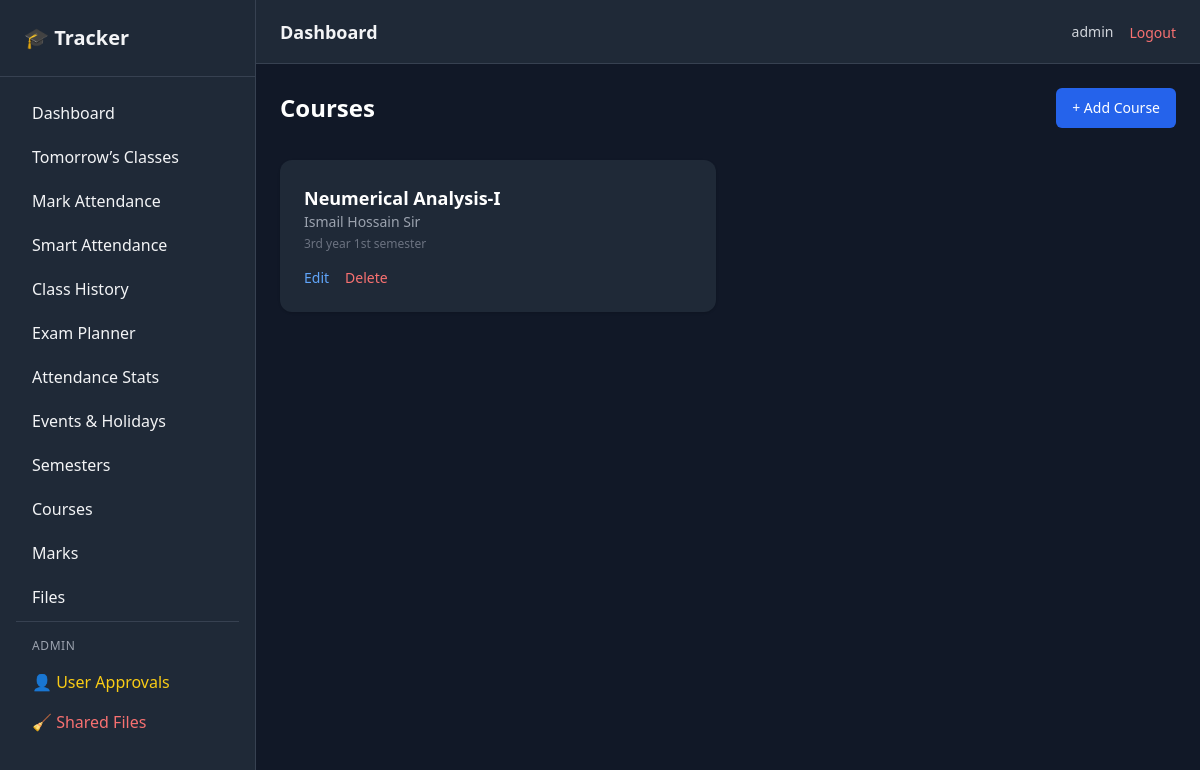
The page /courses/ (signed in) on the database as committed earlier.
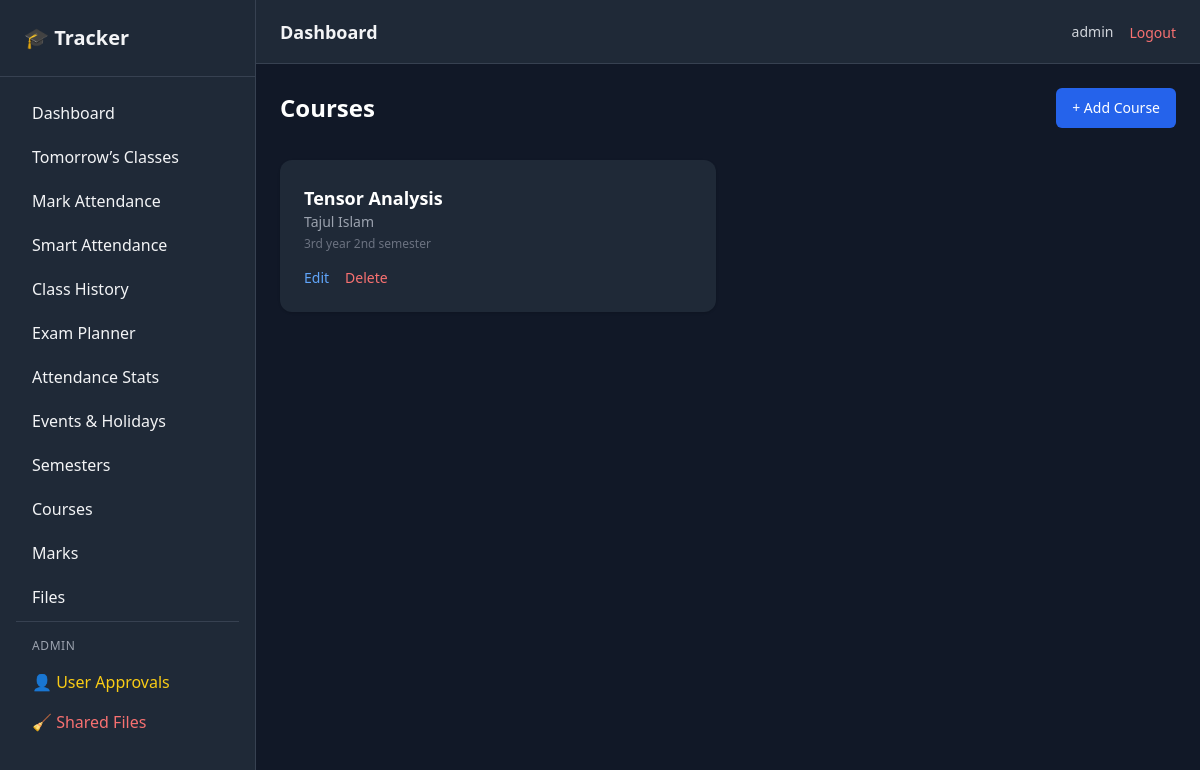
The same page on the database as committed later.
### core/models.py (models this page shows, shortened)
class Course(models.Model):
    user = models.ForeignKey(
        settings.AUTH_USER_MODEL,
        on_delete = models.CASCADE,
        related_name = 'courses'
    )
    semester = models.ForeignKey(
        Semester,
        on_delete = models.CASCADE,
        related_name = 'courses'
    )
    name = models.CharField(max_length=150)
    course_code = models.CharField(max_length=50)
    teacher_name = models.CharField(max_length=150)
    total_class_planned = models.PositiveIntegerField(default=20)
    created_at = models.DateTimeField(auto_now_add=True)
    class Meta:
        ordering = ['course_code']

class Semester(models.Model):
    user = models.ForeignKey(
        settings.AUTH_USER_MODEL,
        on_delete  = models.CASCADE,
        related_name = 'semesters'
    )
    name = models.CharField(max_length=100)
    start_date = models.DateField()
    end_date = models.DateField(null=True, blank=True)
    is_active  = models.BooleanField(default=False)
    class Meta:
        ordering = ['-start_date']

### core/views.py (the view)
# urls.py: path('courses/', views.course_list, name='course_list'),
@login_required
def course_list(request):
    active_semester = get_active_semester(request.user)
    if not active_semester:
        messages.warning(
            request,
            "Please create and activate a semester first."
        )
        return redirect("semester_list")
    courses = get_active_courses(request.user)
    return render(request, 'course/list.html', {'courses': courses})

### core/utils.py (called while the page is built)
def get_active_semester(user):
    return (
        Semester.objects
        .filter(
            user=user,
            is_active=True
        )
        .order_by("-start_date")
        .first()
    )

def get_active_courses(user):
    active_semester = get_active_semester(user)
    if not active_semester:
        return Course.objects.none()
    return (
        Course.objects
        .filter(
            user=user,
            semester=active_semester
        )
        .order_by("course_code")
    )

### templates/course/list.html
{% extends 'base/base.html' %}
{% block content %}
<div class="flex justify-between items-center mb-8">
    <h2 class="text-2xl font-semibold text-white">
        Courses
    </h2>
    <a href="{% url 'course_create' %}"
       class="bg-blue-600 text-white px-4 py-2.5 rounded-md text-sm font-medium
              hover:bg-blue-500 transition">
        + Add Course
    </a>
</div>
<div class="grid gap-6 sm:grid-cols-1 md:grid-cols-2">
    {% for c in courses %}
        <div class="bg-gray-800 p-6 rounded-xl shadow
                    hover:bg-gray-700 transition">
            <div class="mb-4">
                <h3 class="text-lg font-semibold text-white">
                    {{ c.name }}
                </h3>
                <p class="text-sm text-gray-400">
                    {{ c.teacher_name }}
                </p>
                <p class="text-xs text-gray-500 mt-1">
                    {{ c.semester.name }}
                </p>
            </div>
            <div class="flex items-center gap-4 text-sm">
                <a href="{% url 'course_edit' c.id %}"
                   class="text-blue-400 hover:underline">
                    Edit
                </a>
                <a href="{% url 'course_delete' c.id %}"
                   class="text-red-400 hover:underline">
                    Delete
                </a>
            </div>
        </div>
    {% empty %}
        <p class="text-gray-400 text-center col-span-full">
            No courses added.
        </p>
    {% endfor %}
</div>
{% endblock %}

Rows that differ between the two databases and show on the page:
no longer on this page (row unchanged): Course: name "Neumerical Analysis-I", teacher_name "Ismail Hossain Sir", semester.name "3rd year 1st semester"
added Course: name "Tensor Analysis", teacher_name "Tajul Islam", semester.name "3rd year 2nd semester"
